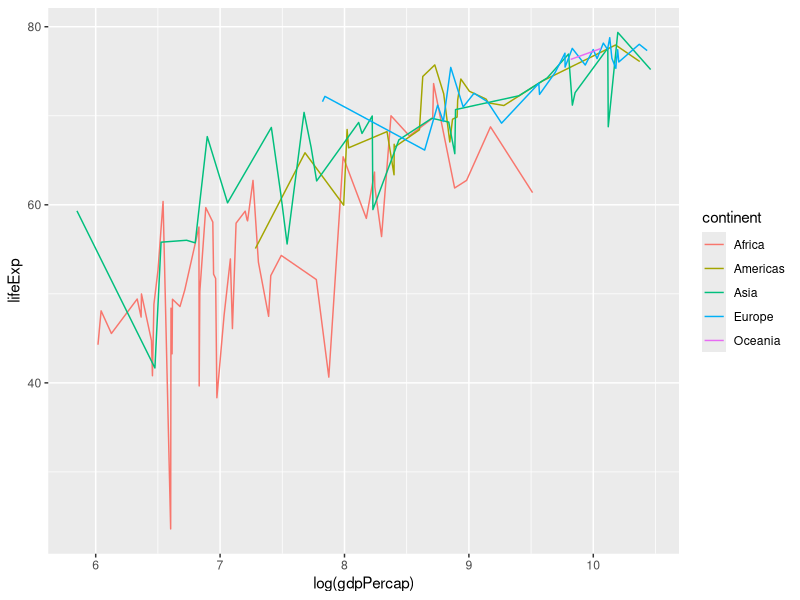

Source code (R):
library(ggplot2)
gap1992 <- read.csv("data/gap1992.csv")

ggplot(gap1992, aes(x = log(gdpPercap), y = lifeExp, color=continent)) +
  geom_line() 
